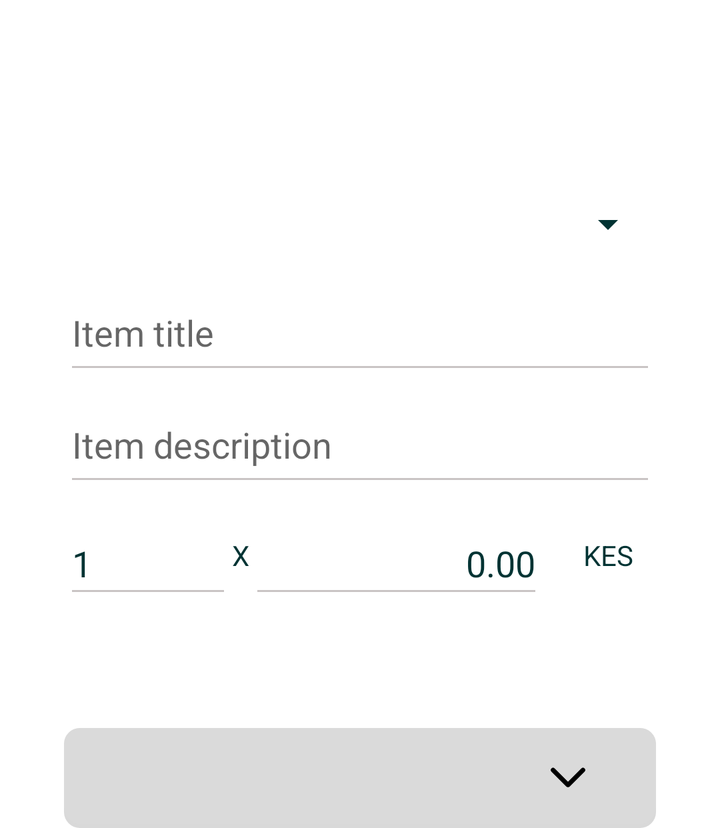
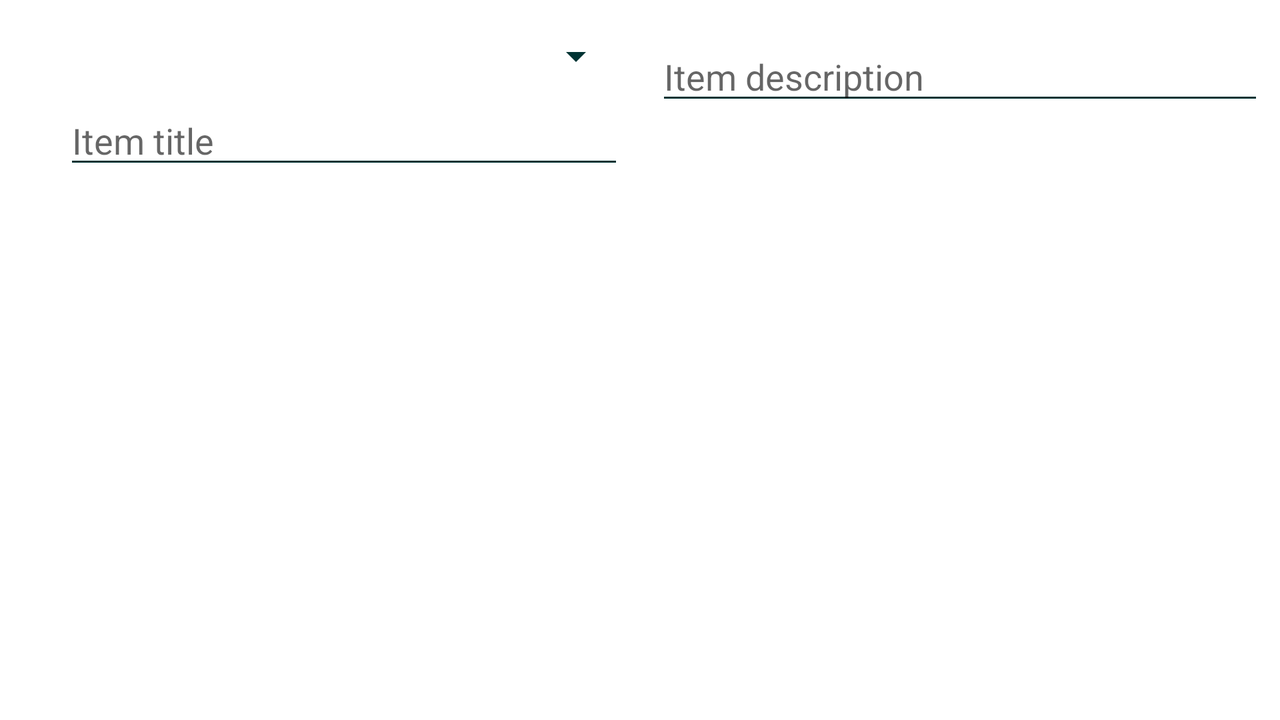

The same Android screen from two of the app's own layout files: first res/layout/ as a phone draws it, then the repository's variant for another configuration, drawn on a device whose configuration selects that folder. Both files follow.
<!-- AndroidManifest.xml: application theme Theme.AppBasic -->
<!-- res/layout/content_main.xml -->
<?xml version="1.0" encoding="utf-8"?>
<ScrollView xmlns:android="http://schemas.android.com/apk/res/android"
    xmlns:app="http://schemas.android.com/apk/res-auto"
    xmlns:tools="http://schemas.android.com/tools"
    android:layout_marginTop="?attr/actionBarSize"
    android:paddingTop="@dimen/toolbar_margin"
    android:layout_width="match_parent"
    android:layout_height="wrap_content">

    <androidx.constraintlayout.widget.ConstraintLayout
        android:layout_width="match_parent"
        android:layout_height="wrap_content"
        android:backgroundTint="@color/colorMuted"
        app:layout_behavior="@string/appbar_scrolling_view_behavior">

        <EditText
            android:id="@+id/editListItemTitle"
            android:layout_width="0dp"
            android:layout_height="wrap_content"
            android:layout_marginTop="8dp"
            android:ems="10"
            android:gravity="start|top"
            android:hint="@string/list_item_title_hint"
            android:inputType="textMultiLine|textCapSentences|textAutoCorrect"
            android:minHeight="@dimen/min_clickable_height"
            android:backgroundTint="@color/colorMuted"
            app:layout_constraintEnd_toEndOf="@+id/spinnerLists"
            app:layout_constraintStart_toStartOf="@+id/spinnerLists"
            app:layout_constraintTop_toBottomOf="@+id/spinnerLists" />

        <EditText
            android:id="@+id/editListItemDescription"
            android:layout_width="0dp"
            android:layout_height="wrap_content"
            android:layout_marginTop="8dp"
            android:ems="10"
            android:gravity="start|top"
            android:hint="@string/list_item_desc_hint"
            android:inputType="textMultiLine|textAutoCorrect"
            android:minHeight="@dimen/min_clickable_height"
            android:backgroundTint="@color/colorMuted"
            app:layout_constraintEnd_toEndOf="@+id/spinnerLists"
            app:layout_constraintHorizontal_bias="0.0"
            app:layout_constraintStart_toStartOf="@+id/spinnerLists"
            app:layout_constraintTop_toBottomOf="@+id/editListItemTitle" />

        <Spinner
            android:id="@+id/spinnerLists"
            android:layout_width="0dp"
            android:layout_height="wrap_content"
            android:layout_marginStart="32dp"
            android:layout_marginTop="16dp"
            android:layout_marginEnd="32dp"
            android:contentDescription="@string/list_spinner_content_desc"
            android:minHeight="@dimen/min_clickable_height"
            app:layout_constraintEnd_toEndOf="parent"
            app:layout_constraintStart_toStartOf="parent"
            app:layout_constraintTop_toTopOf="parent" />

        <EditText
            android:id="@+id/editListItemQuantity"
            android:layout_width="wrap_content"
            android:layout_height="wrap_content"
            android:layout_marginTop="8dp"
            android:ems="4"
            android:hint="@string/list_item_quantity"
            android:inputType="numberDecimal"
            android:minHeight="@dimen/min_clickable_height"
            android:text="@string/default_quantity"
            android:backgroundTint="@color/colorMuted"
            app:layout_constraintEnd_toStartOf="@+id/textView"
            app:layout_constraintHorizontal_bias="0"
            app:layout_constraintHorizontal_chainStyle="packed"
            app:layout_constraintStart_toStartOf="@+id/spinnerLists"
            app:layout_constraintTop_toBottomOf="@+id/editListItemDescription" />

        <TextView
            android:id="@+id/textView"
            android:layout_width="wrap_content"
            android:layout_height="wrap_content"
            android:layout_marginTop="20dp"
            android:text="X"
            app:layout_constraintEnd_toStartOf="@+id/editListItemPrice"
            app:layout_constraintHorizontal_bias="0.5"
            app:layout_constraintStart_toEndOf="@+id/editListItemQuantity"
            app:layout_constraintTop_toBottomOf="@+id/editListItemDescription" />

        <EditText
            android:id="@+id/editListItemPrice"
            android:layout_width="wrap_content"
            android:layout_height="wrap_content"
            android:layout_marginTop="8dp"
            android:ems="7"
            android:inputType="none|numberDecimal"
            android:minHeight="@dimen/min_clickable_height"
            android:text="@string/default_price"
            android:textAlignment="textEnd"
            android:backgroundTint="@color/colorMuted"
            app:layout_constraintEnd_toStartOf="@+id/listItemCurrency"
            app:layout_constraintHorizontal_bias="0.5"
            app:layout_constraintStart_toEndOf="@+id/textView"
            app:layout_constraintTop_toBottomOf="@+id/editListItemDescription" />

        <TextView
            android:id="@+id/listItemCurrency"
            android:layout_width="wrap_content"
            android:layout_height="wrap_content"
            android:layout_marginStart="20dp"
            android:layout_marginTop="20dp"
            android:text="@string/default_currency"
            app:layout_constraintEnd_toEndOf="@+id/spinnerLists"
            app:layout_constraintHorizontal_bias="0.5"
            app:layout_constraintStart_toEndOf="@+id/editListItemPrice"
            app:layout_constraintTop_toBottomOf="@+id/editListItemDescription" />

        <androidx.constraintlayout.widget.Group
            android:id="@+id/group"
            android:layout_width="wrap_content"
            android:layout_height="wrap_content"
            app:constraint_referenced_ids="editListItemQuantity, textView, editListItemPrice, listItemCurrency" />

        <FrameLayout
            android:id="@+id/itemImageContainer"
            android:layout_width="0dp"
            android:layout_height="wrap_content"
            android:layout_marginTop="60dp"
            android:background="@drawable/rounded_rectangle_2"
            app:layout_constraintEnd_toEndOf="@+id/editListItemDescription"
            app:layout_constraintStart_toStartOf="@+id/editListItemQuantity"
            app:layout_constraintTop_toBottomOf="@+id/editListItemPrice"
            android:animateLayoutChanges="true">

            <com.google.android.material.imageview.ShapeableImageView
                android:id="@+id/itemImage2"
                android:layout_width="match_parent"
                android:layout_height="@dimen/image_item_lg"
                android:contentDescription="@string/list_item_image_desc"
                android:scaleType="centerCrop"
                android:visibility="gone"
                app:shapeAppearanceOverlay="@style/RoundedImageView"
                app:srcCompat="@drawable/shoe" />

            <com.google.android.material.imageview.ShapeableImageView
                android:id="@+id/itemImage2Small"
                android:layout_width="match_parent"
                android:layout_height="@dimen/image_item_sm"
                android:contentDescription="@string/list_item_image_desc"
                android:scaleType="centerCrop"
                app:shapeAppearanceOverlay="@style/RoundedImageView"
                app:srcCompat="@drawable/shoe" />

            <androidx.constraintlayout.widget.ConstraintLayout
                android:id="@+id/imageControls"
                android:layout_width="match_parent"
                android:layout_height="wrap_content"
                android:background="@drawable/rounded_rectangle_2"
                android:backgroundTint="#59D9D9D9"
                android:gravity="center|start">


                <ImageButton
                    android:id="@+id/btnAddItemImage"
                    android:layout_width="wrap_content"
                    android:layout_height="wrap_content"
                    android:layout_marginStart="20dp"
                    android:backgroundTint="#00FFFFFF"
                    android:contentDescription="@string/button_add_item_image"
                    android:minHeight="@dimen/min_clickable_height"
                    app:layout_constraintBottom_toBottomOf="parent"
                    app:layout_constraintStart_toStartOf="parent"
                    app:layout_constraintTop_toTopOf="parent"
                    app:srcCompat="@drawable/ic_menu_camera" />

                <ImageButton
                    android:id="@+id/btnExpand"
                    android:layout_width="wrap_content"
                    android:layout_height="wrap_content"
                    android:layout_marginEnd="20dp"
                    android:backgroundTint="#00FFFFFF"
                    android:contentDescription="@string/button_minimize"
                    android:minHeight="@dimen/min_clickable_height"
                    app:layout_constraintBottom_toBottomOf="parent"
                    app:layout_constraintEnd_toEndOf="parent"
                    app:layout_constraintTop_toTopOf="parent"
                    app:srcCompat="@drawable/ic_caret_down_bold_24dp" />
            </androidx.constraintlayout.widget.ConstraintLayout>
        </FrameLayout>

    </androidx.constraintlayout.widget.ConstraintLayout>

</ScrollView>
<!-- resources referenced by this layout -->
<resources>
  <color name="colorMuted">#C9C4C4</color>
  <dimen name="image_item_lg">300dp</dimen>
  <dimen name="image_item_sm">50dp</dimen>
  <dimen name="min_clickable_height">48dp</dimen>
  <dimen name="toolbar_margin">16dp</dimen>
  <!-- drawable ic_caret_down_bold_24dp (drawable) -->
  <vector android:height="24dp" android:viewportHeight="256"
      android:viewportWidth="256" android:width="24dp" xmlns:android="http://schemas.android.com/apk/res/android">
      <path android:fillColor="#FF000000" android:pathData="M128,188a11.96,11.96 0,0 1,-8.49 -3.51l-80,-80a12,12 0,0 1,16.97 -16.97L128,159.03l71.51,-71.51a12,12 0,0 1,16.97 16.97l-80,80A11.96,11.96 0,0 1,128 188Z"/>
  </vector>
  <!-- drawable rounded_rectangle_2 (drawable) -->
  <?xml version="1.0" encoding="utf-8"?>
  <shape xmlns:android="http://schemas.android.com/apk/res/android"
      android:shape="rectangle">
      <corners android:radius="@dimen/rounded_corner_radius" />
      <solid android:color="@color/colorNeutralDark" />
  </shape>
  <string name="button_add_item_image">Add item image</string>
  <string name="button_minimize">Minimize item image</string>
  <string name="default_currency">KES</string>
  <string name="default_price">0.00</string>
  <string name="default_quantity">1</string>
  <string name="list_item_desc_hint">Item description</string>
  <string name="list_item_image_desc">An Image of the list item</string>
  <string name="list_item_quantity">1</string>
  <string name="list_item_title_hint">Item title</string>
  <string name="list_spinner_content_desc">List Title Options</string>
  <style name="RoundedImageView">
          <item name="cornerFamily">rounded</item>
          <item name="cornerSize">@dimen/rounded_corner_radius</item>
      </style>
  <dimen name="rounded_corner_radius">8dp</dimen>
  <color name="colorNeutralDark">#D9D9D9</color>
  <style name="TextNormal" parent="TextAppearance.AppCompat.Body1">
          <item name="android:textColor">@color/colorSecondary</item>
          <item name="android:textSize">@dimen/text_base</item>
      </style>
  <style name="TextNormal.Black" parent="TextNormal">
          <item name="android:textColor">@color/colorBlack</item>
      </style>
  <style name="TextNormal.Muted" parent="TextNormal">
          <item name="android:textColor">@color/colorMuted</item>
      </style>
  <style name="TextTitle" parent="TextAppearance.AppCompat.Medium">
          <item name="android:color">@color/colorSecondary</item>
          <item name="android:textSize">@dimen/text_base</item>
          <item name="android:textStyle">bold</item>
      </style>
  <style name="TextTitle.Muted" parent="TextAppearance.AppCompat.Medium">
          <item name="android:color">@color/colorMuted</item>
          <item name="android:textStyle">bold</item>
      </style>
  <style name="TintAccent">
          <item name="android:tint">@color/colorAccent</item>
      </style>
  <style name="TintNeutralDark">
          <item name="android:tint">@color/colorNeutralDark</item>
      </style>
  <style name="SplashScreen">
          <item name="android:textSize">@dimen/text_4xl</item>
          <item name="android:textColor">@color/colorPrimary</item>
          <item name="android:background">@color/colorSecondary</item>
      </style>
  <style name="NavHeader.Green" parent="NavHeader">
          <item name="android:textColor">@color/colorPrimaryDark</item>
      </style>
  <style name="ItemListImageButton">
          <item name="android:backgroundTint">@color/colorPrimary</item>
      </style>
  <style name="AppBaseTheme" parent="Theme.AppCompat.Light.NoActionBar">
          
      </style>
  <color name="colorPrimary">#FFF</color>
  <color name="colorPrimaryDark">#003333</color>
  <color name="colorAccent">#44B7A2</color>
  <color name="colorSecondary">#003333</color>
  <dimen name="text_base">14sp</dimen>
  <color name="colorBlack">#212427</color>
  <dimen name="text_4xl">48sp</dimen>
  <style name="NavHeader">
          <item name="android:textSize">@dimen/text_2xl</item>
      </style>
  <dimen name="text_2xl">24sp</dimen>
  <!-- some entries are left out for length -->
</resources>
<!-- res/layout-land/content_main.xml (the repository's variant of the layout above) -->
<!-- drawn on the phone turned sideways -->
<?xml version="1.0" encoding="utf-8"?>
<androidx.constraintlayout.widget.ConstraintLayout xmlns:android="http://schemas.android.com/apk/res/android"
    xmlns:app="http://schemas.android.com/apk/res-auto"
    xmlns:tools="http://schemas.android.com/tools"
    android:layout_width="match_parent"
    android:layout_height="match_parent"
    app:layout_behavior="@string/appbar_scrolling_view_behavior">

    <EditText
        android:id="@+id/editListItemTitle"
        android:layout_width="0dp"
        android:layout_height="wrap_content"
        android:layout_marginTop="8dp"
        android:ems="10"
        android:gravity="start|top"
        android:hint="@string/list_item_title_hint"
        android:inputType="textMultiLine"
        app:layout_constraintEnd_toEndOf="@+id/spinnerLists"
        app:layout_constraintStart_toStartOf="@+id/spinnerLists"
        app:layout_constraintTop_toBottomOf="@+id/spinnerLists" />

    <EditText
        android:id="@+id/editListItemDescription"
        android:layout_width="0dp"
        android:layout_height="wrap_content"
        android:layout_marginStart="8dp"
        android:layout_marginTop="16dp"
        android:layout_marginEnd="8dp"
        android:ems="10"
        android:gravity="start|top"
        android:hint="@string/list_item_desc_hint"
        android:inputType="textMultiLine"
        app:layout_constraintEnd_toEndOf="parent"
        app:layout_constraintHorizontal_bias="0.0"
        app:layout_constraintStart_toStartOf="@+id/guideline"
        app:layout_constraintTop_toTopOf="parent" />

    <Spinner
        android:id="@+id/spinnerLists"
        android:layout_width="0dp"
        android:layout_height="wrap_content"
        android:layout_marginStart="32dp"
        android:layout_marginTop="16dp"
        android:layout_marginEnd="8dp"
        app:layout_constraintEnd_toStartOf="@+id/guideline"
        app:layout_constraintStart_toStartOf="parent"
        app:layout_constraintTop_toTopOf="parent" />

    <androidx.constraintlayout.widget.Guideline
        android:id="@+id/guideline"
        android:layout_width="wrap_content"
        android:layout_height="wrap_content"
        android:orientation="vertical"
        app:layout_constraintGuide_percent="0.5" />

</androidx.constraintlayout.widget.ConstraintLayout>
<!-- resources referenced by the variant -->
<!-- as the phone turned sideways resolves them -->
<resources>
  <string name="list_item_desc_hint">Item description</string>
  <string name="list_item_title_hint">Item title</string>
  <style name="Theme.AppBasic" parent="AppTheme">
          <item name="textNormal">@style/TextNormal</item>
          <item name="textNormalBlack">@style/TextNormal.Black</item>
          <item name="textNormalMuted">@style/TextNormal.Muted</item>
          <item name="textTitle">@style/TextTitle</item>
          <item name="textTitleMuted">@style/TextTitle.Muted</item>
          <item name="tintAccent">@style/TintAccent</item>
          <item name="tintNeutralDark">@style/TintNeutralDark</item>
          <item name="splashScreen">@style/SplashScreen</item>
          <item name="navHeader">@style/NavHeader.Green</item>
          <item name="itemListImageButton">@style/ItemListImageButton</item>
          
  
      </style>
  <style name="AppTheme" parent="AppBaseTheme">
          
          
          <item name="colorPrimary">@color/colorPrimary</item>
          
          <item name="colorPrimaryDark">@color/colorPrimaryDark</item>
          
          <item name="colorAccent">@color/colorAccent</item>
          <item name="android:textColorPrimary">@color/colorSecondary</item>
          <item name="android:textColorSecondary">@color/colorSecondary</item>
          <item name="android:textColorTertiary">@color/colorSecondary</item>
  
          
          <item name="android:windowBackground">@color/colorPrimary</item>
      </style>
  <style name="TextNormal" parent="TextAppearance.AppCompat.Body1">
          <item name="android:textColor">@color/colorSecondary</item>
          <item name="android:textSize">@dimen/text_base</item>
      </style>
  <style name="TextNormal.Black" parent="TextNormal">
          <item name="android:textColor">@color/colorBlack</item>
      </style>
  <style name="TextNormal.Muted" parent="TextNormal">
          <item name="android:textColor">@color/colorMuted</item>
      </style>
  <style name="TextTitle" parent="TextAppearance.AppCompat.Medium">
          <item name="android:color">@color/colorSecondary</item>
          <item name="android:textSize">@dimen/text_base</item>
          <item name="android:textStyle">bold</item>
      </style>
  <style name="TextTitle.Muted" parent="TextAppearance.AppCompat.Medium">
          <item name="android:color">@color/colorMuted</item>
          <item name="android:textStyle">bold</item>
      </style>
  <style name="TintAccent">
          <item name="android:tint">@color/colorAccent</item>
      </style>
  <style name="TintNeutralDark">
          <item name="android:tint">@color/colorNeutralDark</item>
      </style>
  <style name="SplashScreen">
          <item name="android:textSize">@dimen/text_4xl</item>
          <item name="android:textColor">@color/colorPrimary</item>
          <item name="android:background">@color/colorSecondary</item>
      </style>
  <style name="NavHeader.Green" parent="NavHeader">
          <item name="android:textColor">@color/colorPrimaryDark</item>
      </style>
  <style name="ItemListImageButton">
          <item name="android:backgroundTint">@color/colorPrimary</item>
      </style>
  <style name="AppBaseTheme" parent="Theme.AppCompat.Light.NoActionBar">
          
      </style>
  <color name="colorPrimary">#FFF</color>
  <color name="colorPrimaryDark">#003333</color>
  <color name="colorAccent">#44B7A2</color>
  <color name="colorSecondary">#003333</color>
  <dimen name="text_base">14sp</dimen>
  <color name="colorBlack">#212427</color>
  <color name="colorMuted">#C9C4C4</color>
  <color name="colorNeutralDark">#D9D9D9</color>
  <dimen name="text_4xl">48sp</dimen>
  <style name="NavHeader">
          <item name="android:textSize">@dimen/text_2xl</item>
      </style>
  <dimen name="text_2xl">24sp</dimen>
</resources>
